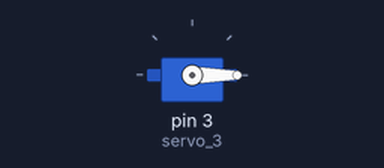
This sketch was run on a simulated Arduino Uno, built with avr-gcc and run on an emulated ATmega328P. On the bench: servo.

Above: at 0.05 s.
At 45.05 s:
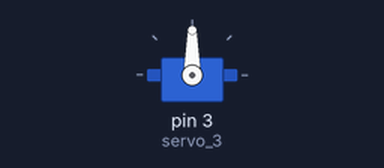
Timing chart, 0 to 58.8 s (numbered marks = the images above):
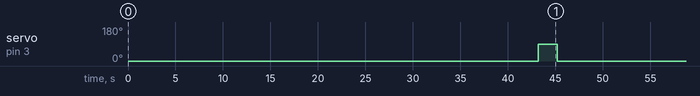

Measured:
- by itself, servo on pin 3 (servo_3): alternates 90° for 2.0 s and 0° for 43.2 s

The sketch:

programa_pet_feeder.ino
```cpp
#include <Servo.h>

Servo servo_3;

void setup()
{
  servo_3.attach(3);

}

void loop()
{
  servo_3.write(0);
  delay(43200); // Wait for 3000 millisecond(s)
  servo_3.write(90);
  delay(2000); // Wait for 3000 millisecond(s)

}
```
